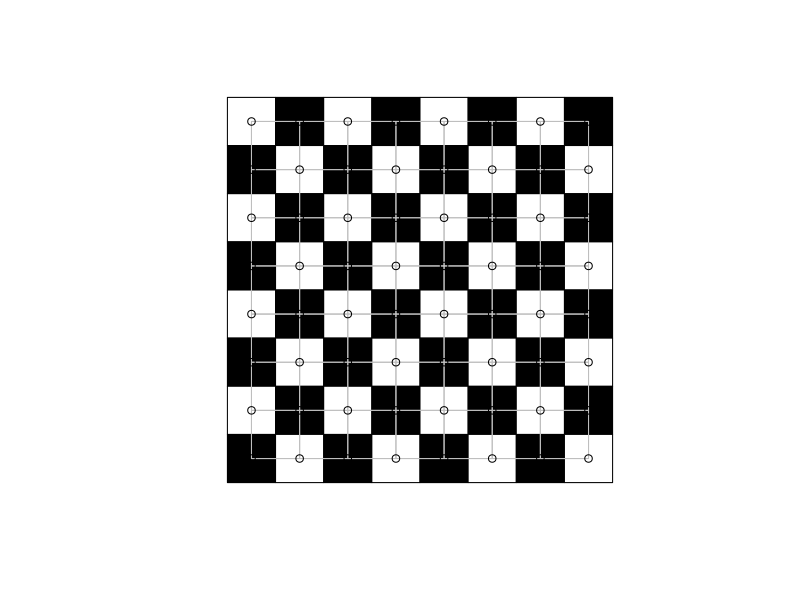
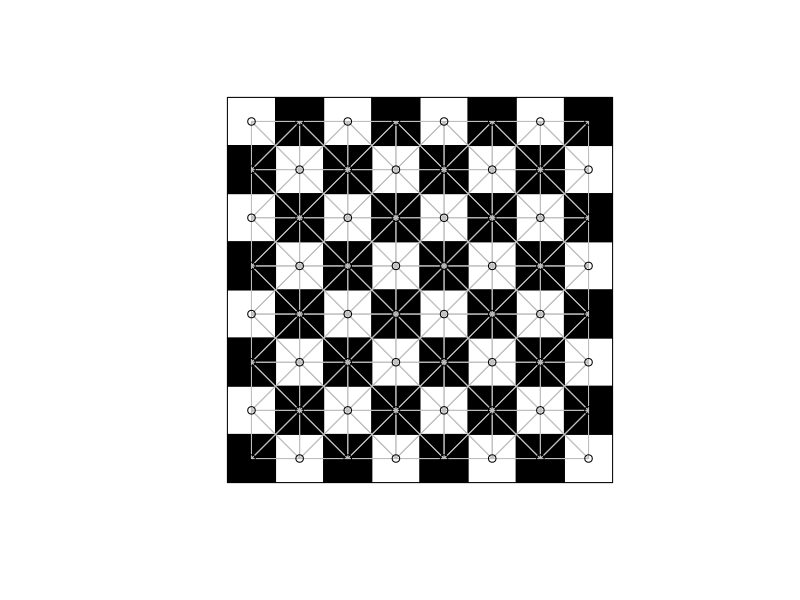
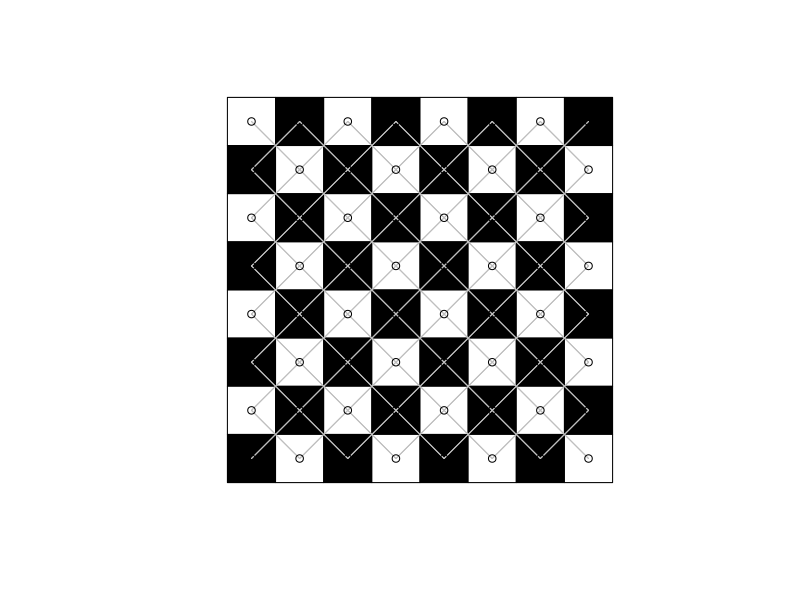
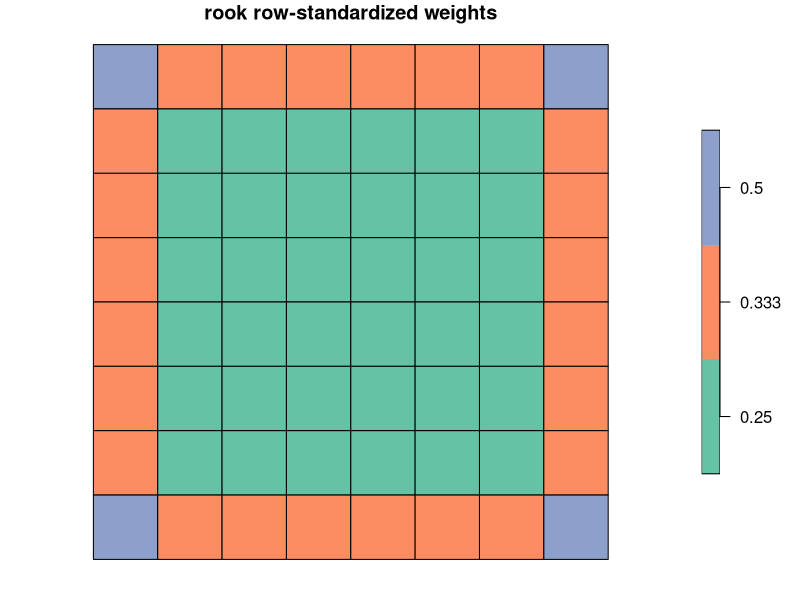
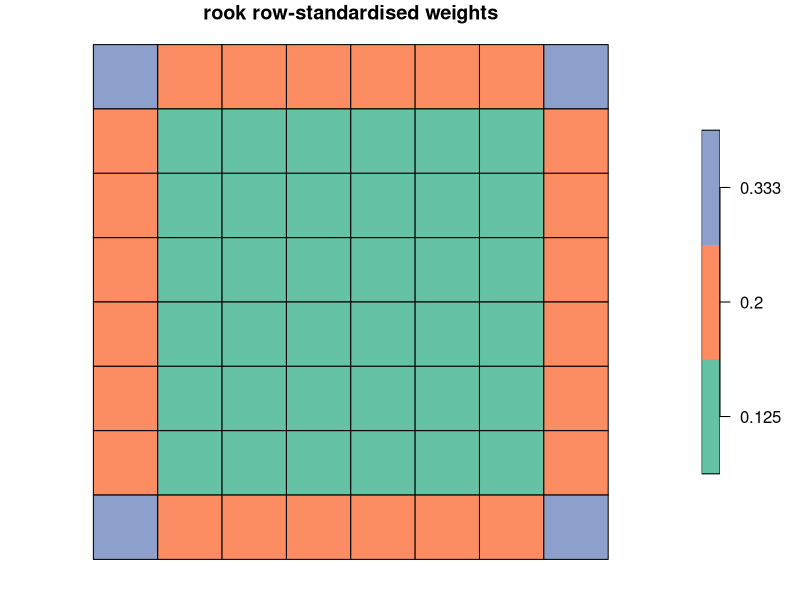

The R source for these figures, in order:
## ---- chunk 1
xy <- data.frame(expand.grid(1:8, 1:8), col=rep(c(rep(c("black", "white"), 4), rep(c("white", "black"), 4)), 4))
library(stars)
library(sf)
(xy %>% st_as_stars() %>% st_as_sf() -> grd)
## ---- chunk 2
library(spdep)
(rook <- poly2nb(grd, queen=FALSE))
## ---- chunk 3
plot(st_geometry(grd), col=grd$col) 
plot(rook, xy, add=TRUE, col="grey")
## ---- chunk 4
(queen <- poly2nb(grd, queen=TRUE))
## ---- chunk 5
plot(st_geometry(grd), col=grd$col) 
plot(queen, xy, add=TRUE, col="grey")
## ---- chunk 6
plot(st_geometry(grd), col=grd$col) 
plot(diffnb(queen, rook), xy, add=TRUE, col="grey")
## ---- chunk 7
((rook %>% card() -> rc) %>% table() -> t)
## ---- chunk 8
1/rev(as.numeric(names(t)))
## ---- chunk 9
grd$rc <- as.factor(1/rc)
plot(grd[, "rc"], main="rook row-standardized weights", key.width = lcm(2.5))
## ---- chunk 10
unname(rev(t))*rev(as.numeric(names(t)))
## ---- chunk 11
table(unlist(nb2listw(rook, style="W")$weights))
## ---- chunk 12
((queen %>% card() -> rc) %>% table() -> t)
## ---- chunk 13
1/rev(as.numeric(names(t)))
## ---- chunk 14
grd$rc <- as.factor(1/rc)
plot(grd[, "rc"], main = "rook row-standardised weights", key.width = lcm(2.5))
## ---- chunk 15
unname(rev(t))*rev(as.numeric(names(t)))
## ---- chunk 16
table(unlist(nb2listw(queen, style="W")$weights))
## ---- chunk 17
save(list = ls(), file = "ch14.RData")
